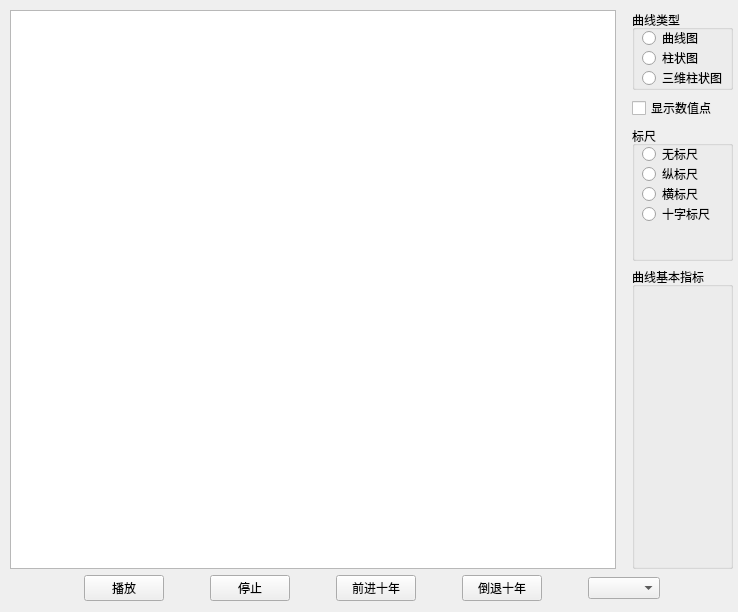
<?xml version="1.0" encoding="UTF-8"?>
<ui version="4.0">
 <class>SequenceController</class>
 <widget class="QWidget" name="SequenceController">
  <property name="geometry">
   <rect>
    <x>0</x>
    <y>0</y>
    <width>738</width>
    <height>612</height>
   </rect>
  </property>
  <property name="windowTitle">
   <string>Form</string>
  </property>
  <widget class="QWidget" name="verticalLayoutWidget">
   <property name="geometry">
    <rect>
     <x>0</x>
     <y>0</y>
     <width>743</width>
     <height>611</height>
    </rect>
   </property>
   <layout class="QVBoxLayout" name="verticalLayout_Main">
    <item>
     <widget class="QWidget" name="widget" native="true">
      <layout class="QVBoxLayout" name="verticalLayout_4">
       <property name="leftMargin">
        <number>10</number>
       </property>
       <property name="topMargin">
        <number>10</number>
       </property>
       <property name="rightMargin">
        <number>10</number>
       </property>
       <property name="bottomMargin">
        <number>10</number>
       </property>
       <item>
        <layout class="QHBoxLayout" name="horizontalLayout_2" stretch="3,0">
         <item>
          <layout class="QVBoxLayout" name="verticalLayout_5" stretch="0">
           <property name="sizeConstraint">
            <enum>QLayout::SetDefaultConstraint</enum>
           </property>
           <property name="leftMargin">
            <number>0</number>
           </property>
           <property name="topMargin">
            <number>0</number>
           </property>
           <property name="rightMargin">
            <number>10</number>
           </property>
           <property name="bottomMargin">
            <number>0</number>
           </property>
           <item>
            <widget class="GraphView" name="graphicsView">
             <property name="sizePolicy">
              <sizepolicy hsizetype="Preferred" vsizetype="Expanding">
               <horstretch>0</horstretch>
               <verstretch>0</verstretch>
              </sizepolicy>
             </property>
             <property name="minimumSize">
              <size>
               <width>0</width>
               <height>0</height>
              </size>
             </property>
             <property name="verticalScrollBarPolicy">
              <enum>Qt::ScrollBarAlwaysOff</enum>
             </property>
             <property name="horizontalScrollBarPolicy">
              <enum>Qt::ScrollBarAlwaysOff</enum>
             </property>
             <property name="transformationAnchor">
              <enum>QGraphicsView::AnchorUnderMouse</enum>
             </property>
             <property name="resizeAnchor">
              <enum>QGraphicsView::NoAnchor</enum>
             </property>
             <property name="viewportUpdateMode">
              <enum>QGraphicsView::SmartViewportUpdate</enum>
             </property>
            </widget>
           </item>
          </layout>
         </item>
         <item>
          <layout class="QVBoxLayout" name="verticalLayout_6">
           <item>
            <widget class="QGroupBox" name="groupBox_3">
             <property name="sizePolicy">
              <sizepolicy hsizetype="Minimum" vsizetype="Fixed">
               <horstretch>0</horstretch>
               <verstretch>0</verstretch>
              </sizepolicy>
             </property>
             <property name="minimumSize">
              <size>
               <width>10</width>
               <height>80</height>
              </size>
             </property>
             <property name="title">
              <string>曲线类型</string>
             </property>
             <widget class="QRadioButton" name="radioCurve">
              <property name="geometry">
               <rect>
                <x>10</x>
                <y>20</y>
                <width>61</width>
                <height>16</height>
               </rect>
              </property>
              <property name="text">
               <string>曲线图</string>
              </property>
             </widget>
             <widget class="QRadioButton" name="radioBar">
              <property name="geometry">
               <rect>
                <x>10</x>
                <y>40</y>
                <width>71</width>
                <height>16</height>
               </rect>
              </property>
              <property name="text">
               <string>柱状图</string>
              </property>
             </widget>
             <widget class="QRadioButton" name="radio3DBar">
              <property name="geometry">
               <rect>
                <x>10</x>
                <y>60</y>
                <width>89</width>
                <height>16</height>
               </rect>
              </property>
              <property name="text">
               <string>三维柱状图</string>
              </property>
             </widget>
            </widget>
           </item>
           <item>
            <widget class="QCheckBox" name="checkBox">
             <property name="text">
              <string>显示数值点</string>
             </property>
            </widget>
           </item>
           <item>
            <widget class="QGroupBox" name="groupBox_4">
             <property name="sizePolicy">
              <sizepolicy hsizetype="Minimum" vsizetype="Fixed">
               <horstretch>0</horstretch>
               <verstretch>0</verstretch>
              </sizepolicy>
             </property>
             <property name="minimumSize">
              <size>
               <width>100</width>
               <height>135</height>
              </size>
             </property>
             <property name="title">
              <string>标尺</string>
             </property>
             <widget class="QRadioButton" name="VLineButton">
              <property name="geometry">
               <rect>
                <x>10</x>
                <y>40</y>
                <width>89</width>
                <height>16</height>
               </rect>
              </property>
              <property name="text">
               <string>纵标尺</string>
              </property>
             </widget>
             <widget class="QRadioButton" name="HLineButton">
              <property name="geometry">
               <rect>
                <x>10</x>
                <y>60</y>
                <width>89</width>
                <height>16</height>
               </rect>
              </property>
              <property name="text">
               <string>横标尺</string>
              </property>
             </widget>
             <widget class="QRadioButton" name="DualLineButton">
              <property name="geometry">
               <rect>
                <x>10</x>
                <y>80</y>
                <width>89</width>
                <height>16</height>
               </rect>
              </property>
              <property name="text">
               <string>十字标尺</string>
              </property>
             </widget>
             <widget class="QRadioButton" name="NoLineButton">
              <property name="geometry">
               <rect>
                <x>10</x>
                <y>20</y>
                <width>89</width>
                <height>16</height>
               </rect>
              </property>
              <property name="text">
               <string>无标尺</string>
              </property>
             </widget>
            </widget>
           </item>
           <item>
            <widget class="QGroupBox" name="groupBox">
             <property name="sizePolicy">
              <sizepolicy hsizetype="Expanding" vsizetype="Expanding">
               <horstretch>0</horstretch>
               <verstretch>0</verstretch>
              </sizepolicy>
             </property>
             <property name="minimumSize">
              <size>
               <width>0</width>
               <height>220</height>
              </size>
             </property>
             <property name="title">
              <string>曲线基本指标</string>
             </property>
             <widget class="QWidget" name="verticalLayoutWidget_2">
              <property name="geometry">
               <rect>
                <x>20</x>
                <y>20</y>
                <width>61</width>
                <height>111</height>
               </rect>
              </property>
              <layout class="QVBoxLayout" name="verticalLayout">
               <property name="spacing">
                <number>10</number>
               </property>
               <property name="leftMargin">
                <number>5</number>
               </property>
               <property name="topMargin">
                <number>5</number>
               </property>
               <property name="rightMargin">
                <number>5</number>
               </property>
               <property name="bottomMargin">
                <number>5</number>
               </property>
              </layout>
             </widget>
            </widget>
           </item>
          </layout>
         </item>
        </layout>
       </item>
       <item>
        <layout class="QHBoxLayout" name="horizontalLayout">
         <item>
          <spacer name="horizontalSpacer">
           <property name="orientation">
            <enum>Qt::Horizontal</enum>
           </property>
           <property name="sizeHint" stdset="0">
            <size>
             <width>40</width>
             <height>20</height>
            </size>
           </property>
          </spacer>
         </item>
         <item>
          <widget class="QPushButton" name="PlayButton">
           <property name="text">
            <string>播放</string>
           </property>
          </widget>
         </item>
         <item>
          <spacer name="horizontalSpacer_2">
           <property name="orientation">
            <enum>Qt::Horizontal</enum>
           </property>
           <property name="sizeType">
            <enum>QSizePolicy::Fixed</enum>
           </property>
           <property name="sizeHint" stdset="0">
            <size>
             <width>40</width>
             <height>20</height>
            </size>
           </property>
          </spacer>
         </item>
         <item>
          <widget class="QPushButton" name="StopButton">
           <property name="text">
            <string>停止</string>
           </property>
          </widget>
         </item>
         <item>
          <spacer name="horizontalSpacer_3">
           <property name="orientation">
            <enum>Qt::Horizontal</enum>
           </property>
           <property name="sizeType">
            <enum>QSizePolicy::Fixed</enum>
           </property>
           <property name="sizeHint" stdset="0">
            <size>
             <width>40</width>
             <height>20</height>
            </size>
           </property>
          </spacer>
         </item>
         <item>
          <widget class="QPushButton" name="Advance10Button">
           <property name="text">
            <string>前进十年</string>
           </property>
          </widget>
         </item>
         <item>
          <spacer name="horizontalSpacer_4">
           <property name="orientation">
            <enum>Qt::Horizontal</enum>
           </property>
           <property name="sizeType">
            <enum>QSizePolicy::Fixed</enum>
           </property>
           <property name="sizeHint" stdset="0">
            <size>
             <width>40</width>
             <height>20</height>
            </size>
           </property>
          </spacer>
         </item>
         <item>
          <widget class="QPushButton" name="Back10Button">
           <property name="text">
            <string>倒退十年</string>
           </property>
          </widget>
         </item>
         <item>
          <spacer name="horizontalSpacer_6">
           <property name="orientation">
            <enum>Qt::Horizontal</enum>
           </property>
           <property name="sizeType">
            <enum>QSizePolicy::Fixed</enum>
           </property>
           <property name="sizeHint" stdset="0">
            <size>
             <width>40</width>
             <height>20</height>
            </size>
           </property>
          </spacer>
         </item>
         <item>
          <widget class="QComboBox" name="comboBox"/>
         </item>
         <item>
          <spacer name="horizontalSpacer_5">
           <property name="orientation">
            <enum>Qt::Horizontal</enum>
           </property>
           <property name="sizeHint" stdset="0">
            <size>
             <width>40</width>
             <height>20</height>
            </size>
           </property>
          </spacer>
         </item>
        </layout>
       </item>
      </layout>
     </widget>
    </item>
   </layout>
  </widget>
 </widget>
 <customwidgets>
  <customwidget>
   <class>GraphView</class>
   <extends>QGraphicsView</extends>
   <header>display/graphview.h</header>
  </customwidget>
 </customwidgets>
 <resources/>
 <connections/>
</ui>
